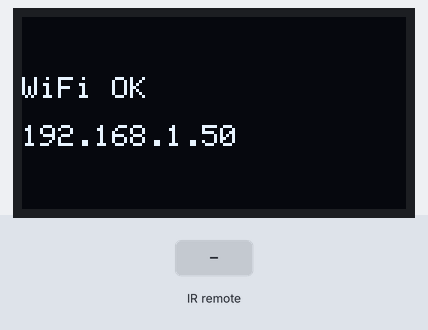
Recording of a sketch running on a simulated ESP8266 (NodeMCU). Shown: 128×64 one-colour display. Inputs (shaded band) come from the test bench. WiFi joins after 1.5 s; servers stay silent unless stated; uploads are accepted with an empty reply; what the sketch prints to the serial monitor is not drawn.

Above: at 2.7 s.
2.8 s: infrared code 0x1FE48B7 received
At 3.6 s:
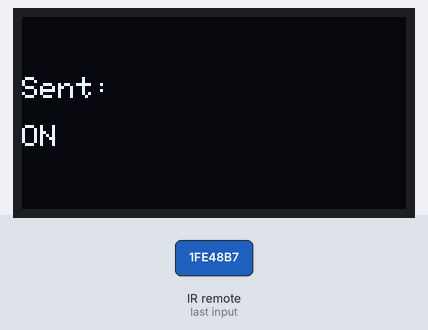
4.5 s: infrared code 0x1FE58A7 received
At 5.9 s:
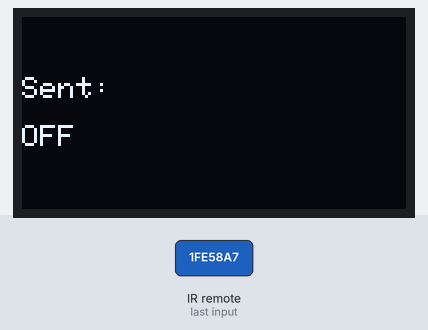
6.2 s: infrared code 0x1FE7887 received
At 7.4 s:
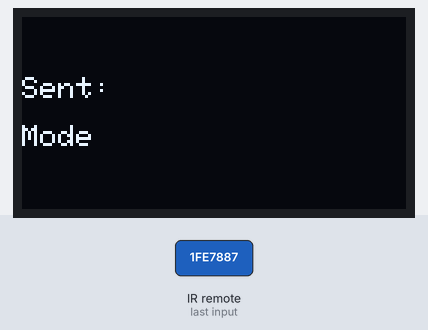
Timing chart, 0 to 9.2 s (numbered marks = the images above; inputs shaded):
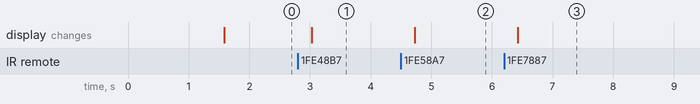

Measured:
- after the input at 2.8 s, the display: changes after 0.23 s (image 1)
- after the input at 4.5 s, the display: changes after 0.23 s (image 2)
- after the input at 6.2 s, the display: changes after 0.23 s (image 3)

The sketch:

color_memory_game_wifi.ino
```cpp
// color_memory_game_wifi.ino
//
// 色記憶ゲームのESP32側。ゲームロジックはPC側 (pc_game/game_server.py) に移し、
// ESP32はIRリモコンのボタンを受信してWiFi経由でPCに通知する「ブリッジ」に徹する。
// D1(LED)の配線がまだ未解決なため、実機での色表示は一旦PC画面に任せる構成。
//
// 必要なライブラリ:
//   - IRremoteESP8266  (作者: crankyoldgit)
//   - Adafruit SSD1306 / Adafruit GFX (OLEDでステータス表示用)
//
// 配線: IR受信部のみ (VS838のデータシート確認済み: ドーム正面から見て左から OUT/GND/VCC)
//   OUT -> ESP32 GPIO27
//   GND -> ESP32 GND
//   VCC -> ESP32 3V3
//   OLEDはボードにオンボード実装済み (SDA=21 SCL=22 確認済み)
//
// セットアップ:
//   1. wifi_config.example.h を wifi_config.h にコピーしてSSID/パスワード、
//      PC_SERVER_HOST (pc_game/game_server.py を動かすPCのIP) を書き込む
//   2. pc_game/game_server.py を起動しておく
//   3. このスケッチを書き込む。OLEDにWiFi接続状況とIPアドレスが出る

#include <Adafruit_GFX.h>
#include <Adafruit_SSD1306.h>
#include <HTTPClient.h>
#include <IRrecv.h>
#include <IRremoteESP8266.h>
#include <IRutils.h>
#include <WiFi.h>
#include <Wire.h>
#include "wifi_config.h"

constexpr uint8_t IR_RECV_PIN = 27;
constexpr int OLED_SDA_PIN = 21;
constexpr int OLED_SCL_PIN = 22;
constexpr uint8_t OLED_WIDTH = 128;
constexpr uint8_t OLED_HEIGHT = 64;
constexpr uint8_t OLED_ADDR = 0x3C;

constexpr uint32_t BTN_ON_CODE = 0x1FE48B7;
constexpr uint32_t BTN_OFF_CODE = 0x1FE58A7;
constexpr uint32_t BTN_MODE_CODE = 0x1FE7887;
constexpr uint32_t IR_REPEAT_CODE = 0xFFFFFFFF;

struct ColorButton {
  const char* name;
  uint32_t irCode;
};

ColorButton COLORS[12] = {
    {"Red", 0x1FE20DF},      {"Green", 0x1FEA05F},     {"Blue1", 0x1FE609F},
    {"Orange", 0x1FEE01F},   {"Lime", 0x1FE10EF},      {"Purple1", 0x1FE906F},
    {"Yellow", 0x1FE50AF},   {"SkyBlue", 0x1FED827},   {"Pink", 0x1FEF807},
    {"LightPink", 0x1FE30CF}, {"Blue2", 0x1FEB04F},    {"Purple2", 0x1FE708F},
};
constexpr uint8_t NUM_COLORS = 12;

IRrecv irrecv(IR_RECV_PIN);
decode_results results;
Adafruit_SSD1306 display(OLED_WIDTH, OLED_HEIGHT, &Wire, -1);

void drawStatus(const String& line1, const String& line2) {
  display.clearDisplay();
  display.setTextSize(1);
  display.setTextColor(SSD1306_WHITE);
  display.setCursor(0, 20);
  display.println(line1);
  display.setCursor(0, 36);
  display.println(line2);
  display.display();
}

const char* nameForCode(uint32_t code) {
  if (code == BTN_ON_CODE) return "ON";
  if (code == BTN_OFF_CODE) return "OFF";
  if (code == BTN_MODE_CODE) return "Mode";
  for (uint8_t i = 0; i < NUM_COLORS; i++) {
    if (COLORS[i].irCode == code) return COLORS[i].name;
  }
  return nullptr;
}

void sendButton(const char* name) {
  if (WiFi.status() != WL_CONNECTED) return;

  HTTPClient http;
  String url = String("http://") + PC_SERVER_HOST + ":" + PC_SERVER_PORT + "/button";
  http.begin(url);
  http.addHeader("Content-Type", "application/json");
  String body = String("{\"button\":\"") + name + "\"}";
  int code = http.POST(body);
  Serial.printf("POST %s -> %d\n", name, code);
  http.end();
}

void setup() {
  Serial.begin(115200);

  Wire.begin(OLED_SDA_PIN, OLED_SCL_PIN);
  if (!display.begin(SSD1306_SWITCHCAPVCC, OLED_ADDR)) {
    Serial.println("OLED init failed");
  }
  drawStatus("Color Memory Game", "Connecting WiFi...");

  irrecv.enableIRIn();

  WiFi.begin(WIFI_SSID, WIFI_PASSWORD);
  while (WiFi.status() != WL_CONNECTED) {
    delay(300);
    Serial.print(".");
  }
  Serial.println();
  Serial.print("IP address: ");
  Serial.println(WiFi.localIP());

  drawStatus("WiFi OK", WiFi.localIP().toString());
}

void loop() {
  if (irrecv.decode(&results)) {
    uint32_t code = (uint32_t)results.value;
    if (code != IR_REPEAT_CODE) {
      const char* name = nameForCode(code);
      if (name != nullptr) {
        Serial.printf("Button: %s (0x%lX)\n", name, code);
        sendButton(name);
        drawStatus("Sent:", name);
      } else {
        Serial.printf("Unknown code: 0x%lX\n", code);
      }
    }
    irrecv.resume();
  }
}
```

wifi_config.example.h
```cpp
// このファイルを wifi_config.h という名前でコピーして、実際の値を書き込んでください。
// wifi_config.h は .gitignore 済みなので Git にはコミットされません。

#pragma once

#define WIFI_SSID     "your-wifi-ssid"
#define WIFI_PASSWORD "your-wifi-password"

// pc_game/game_server.py を動かしているPCのIPアドレスとポート
// (例: ターミナルで `ipconfig getifaddr en0` などで確認したIP)
#define PC_SERVER_HOST "192.168.1.100"
#define PC_SERVER_PORT 8000
```
